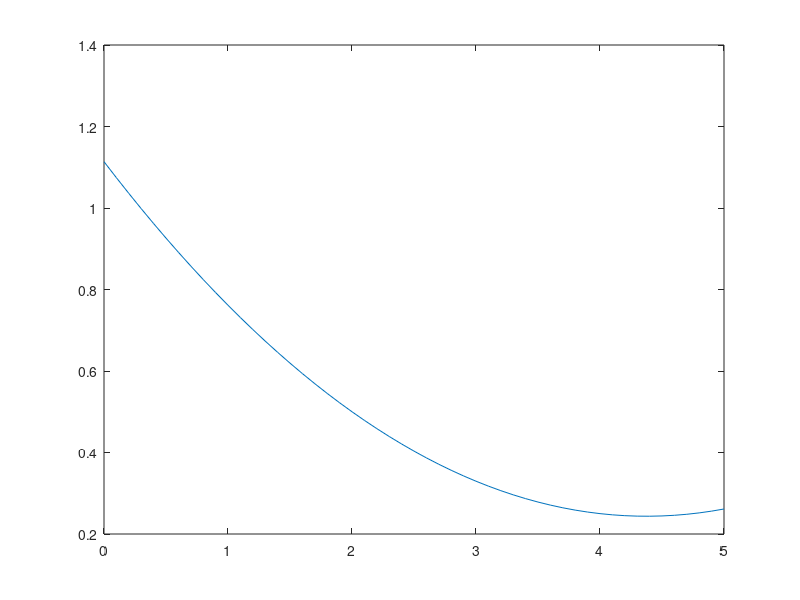

The MATLAB script that drew this image:
clear all 
clc 

function [y] = lagrange(x, x0, y0) 

    n = size(x0,1); 
    y = 0; 

    for i=1:n 
     p = 1; 
     for j=1:n 

      if j == i % avoiding division by 0 
       continue; 
      endif; 

      p = p.*((x-x0(j))/(x0(i)-x0(j))); 

     endfor; 

     y += y0(i).* p; 
    endfor; 
endfunction; 

x=[0:0.1:5]; 

x0=[2;2.75;4]; 
y0=[1/2;1/2.75;1/4]; 

y=lagrange(x,x0,y0); 
plot(x,y)